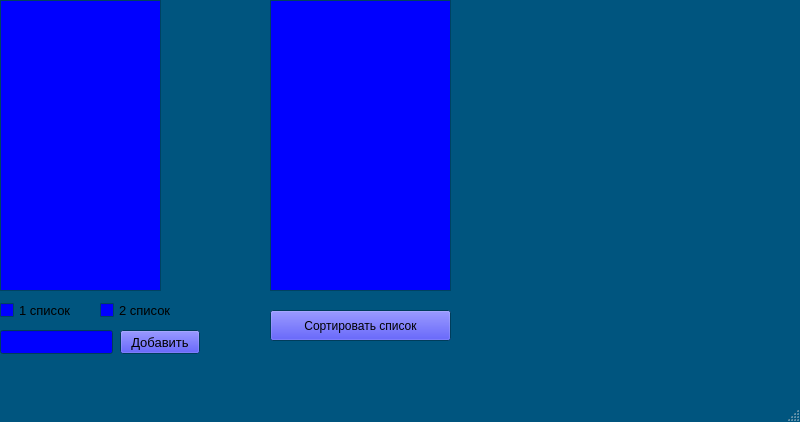
<?xml version="1.0" encoding="UTF-8"?>
<ui version="4.0">
 <class>MainWindow</class>
 <widget class="QMainWindow" name="MainWindow">
  <property name="geometry">
   <rect>
    <x>0</x>
    <y>0</y>
    <width>800</width>
    <height>422</height>
   </rect>
  </property>
  <property name="palette">
   <palette>
    <active>
     <colorrole role="Button">
      <brush brushstyle="SolidPattern">
       <color alpha="255">
        <red>0</red>
        <green>0</green>
        <blue>0</blue>
       </color>
      </brush>
     </colorrole>
     <colorrole role="Base">
      <brush brushstyle="SolidPattern">
       <color alpha="255">
        <red>0</red>
        <green>0</green>
        <blue>255</blue>
       </color>
      </brush>
     </colorrole>
     <colorrole role="Window">
      <brush brushstyle="SolidPattern">
       <color alpha="255">
        <red>0</red>
        <green>85</green>
        <blue>127</blue>
       </color>
      </brush>
     </colorrole>
    </active>
    <inactive>
     <colorrole role="Button">
      <brush brushstyle="SolidPattern">
       <color alpha="255">
        <red>0</red>
        <green>0</green>
        <blue>0</blue>
       </color>
      </brush>
     </colorrole>
     <colorrole role="Base">
      <brush brushstyle="SolidPattern">
       <color alpha="255">
        <red>0</red>
        <green>0</green>
        <blue>255</blue>
       </color>
      </brush>
     </colorrole>
     <colorrole role="Window">
      <brush brushstyle="SolidPattern">
       <color alpha="255">
        <red>0</red>
        <green>85</green>
        <blue>127</blue>
       </color>
      </brush>
     </colorrole>
    </inactive>
    <disabled>
     <colorrole role="Button">
      <brush brushstyle="SolidPattern">
       <color alpha="255">
        <red>0</red>
        <green>0</green>
        <blue>0</blue>
       </color>
      </brush>
     </colorrole>
     <colorrole role="Base">
      <brush brushstyle="SolidPattern">
       <color alpha="255">
        <red>0</red>
        <green>85</green>
        <blue>127</blue>
       </color>
      </brush>
     </colorrole>
     <colorrole role="Window">
      <brush brushstyle="SolidPattern">
       <color alpha="255">
        <red>0</red>
        <green>85</green>
        <blue>127</blue>
       </color>
      </brush>
     </colorrole>
    </disabled>
   </palette>
  </property>
  <property name="windowTitle">
   <string>MainWindow</string>
  </property>
  <widget class="QWidget" name="centralwidget">
   <widget class="QTextEdit" name="textEditLists">
    <property name="geometry">
     <rect>
      <x>0</x>
      <y>0</y>
      <width>161</width>
      <height>291</height>
     </rect>
    </property>
    <property name="palette">
     <palette>
      <active>
       <colorrole role="Button">
        <brush brushstyle="SolidPattern">
         <color alpha="255">
          <red>0</red>
          <green>0</green>
          <blue>255</blue>
         </color>
        </brush>
       </colorrole>
      </active>
      <inactive>
       <colorrole role="Button">
        <brush brushstyle="SolidPattern">
         <color alpha="255">
          <red>0</red>
          <green>0</green>
          <blue>255</blue>
         </color>
        </brush>
       </colorrole>
      </inactive>
      <disabled>
       <colorrole role="Button">
        <brush brushstyle="SolidPattern">
         <color alpha="255">
          <red>0</red>
          <green>0</green>
          <blue>255</blue>
         </color>
        </brush>
       </colorrole>
      </disabled>
     </palette>
    </property>
   </widget>
   <widget class="QLineEdit" name="lineEdit">
    <property name="geometry">
     <rect>
      <x>0</x>
      <y>330</y>
      <width>113</width>
      <height>24</height>
     </rect>
    </property>
   </widget>
   <widget class="QPushButton" name="pushButton">
    <property name="geometry">
     <rect>
      <x>120</x>
      <y>330</y>
      <width>80</width>
      <height>24</height>
     </rect>
    </property>
    <property name="palette">
     <palette>
      <active>
       <colorrole role="Button">
        <brush brushstyle="SolidPattern">
         <color alpha="255">
          <red>0</red>
          <green>0</green>
          <blue>255</blue>
         </color>
        </brush>
       </colorrole>
      </active>
      <inactive>
       <colorrole role="Button">
        <brush brushstyle="SolidPattern">
         <color alpha="255">
          <red>0</red>
          <green>0</green>
          <blue>255</blue>
         </color>
        </brush>
       </colorrole>
      </inactive>
      <disabled>
       <colorrole role="Button">
        <brush brushstyle="SolidPattern">
         <color alpha="255">
          <red>0</red>
          <green>0</green>
          <blue>255</blue>
         </color>
        </brush>
       </colorrole>
      </disabled>
     </palette>
    </property>
    <property name="font">
     <font>
      <pointsize>10</pointsize>
     </font>
    </property>
    <property name="text">
     <string>Добавить</string>
    </property>
   </widget>
   <widget class="QCheckBox" name="checkBox">
    <property name="geometry">
     <rect>
      <x>0</x>
      <y>300</y>
      <width>91</width>
      <height>21</height>
     </rect>
    </property>
    <property name="font">
     <font>
      <pointsize>10</pointsize>
     </font>
    </property>
    <property name="text">
     <string>1 список</string>
    </property>
   </widget>
   <widget class="QCheckBox" name="checkBox_2">
    <property name="geometry">
     <rect>
      <x>100</x>
      <y>300</y>
      <width>101</width>
      <height>21</height>
     </rect>
    </property>
    <property name="font">
     <font>
      <pointsize>10</pointsize>
     </font>
    </property>
    <property name="text">
     <string>2 список</string>
    </property>
   </widget>
   <widget class="QPushButton" name="pushButtonSort">
    <property name="geometry">
     <rect>
      <x>270</x>
      <y>310</y>
      <width>181</width>
      <height>31</height>
     </rect>
    </property>
    <property name="palette">
     <palette>
      <active>
       <colorrole role="Button">
        <brush brushstyle="SolidPattern">
         <color alpha="255">
          <red>0</red>
          <green>0</green>
          <blue>255</blue>
         </color>
        </brush>
       </colorrole>
      </active>
      <inactive>
       <colorrole role="Button">
        <brush brushstyle="SolidPattern">
         <color alpha="255">
          <red>0</red>
          <green>0</green>
          <blue>255</blue>
         </color>
        </brush>
       </colorrole>
      </inactive>
      <disabled>
       <colorrole role="Button">
        <brush brushstyle="SolidPattern">
         <color alpha="255">
          <red>0</red>
          <green>0</green>
          <blue>255</blue>
         </color>
        </brush>
       </colorrole>
      </disabled>
     </palette>
    </property>
    <property name="text">
     <string>Сортировать список</string>
    </property>
   </widget>
   <widget class="QTextEdit" name="textEditLinked">
    <property name="geometry">
     <rect>
      <x>270</x>
      <y>0</y>
      <width>181</width>
      <height>291</height>
     </rect>
    </property>
   </widget>
  </widget>
  <widget class="QMenuBar" name="menubar">
   <property name="geometry">
    <rect>
     <x>0</x>
     <y>0</y>
     <width>800</width>
     <height>21</height>
    </rect>
   </property>
  </widget>
  <widget class="QStatusBar" name="statusbar"/>
 </widget>
 <resources/>
 <connections/>
</ui>
